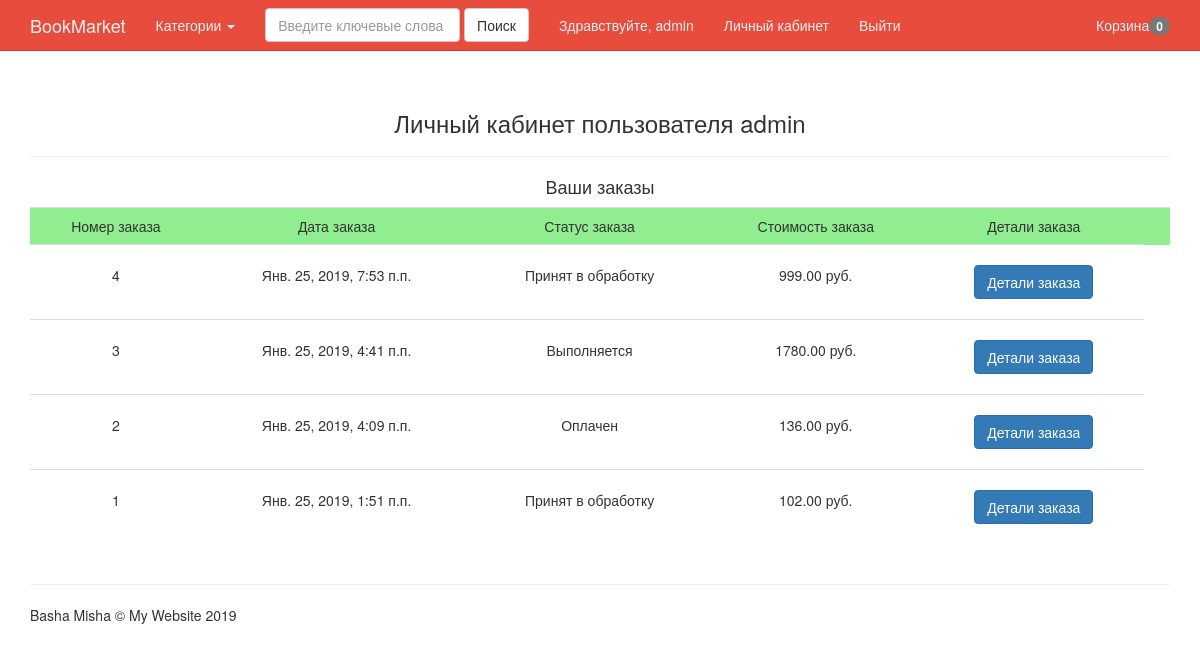
The app's page /account/ (signed in) with its own data.
### ecomapp/models.py (models this page shows, shortened)
class Order(models.Model):
	user = models.ForeignKey(settings.AUTH_USER_MODEL, verbose_name='Заказчик')
	items = models.ForeignKey(Cart, verbose_name='Товары')
	total = models.DecimalField(verbose_name='Общая сумма', max_digits=9, decimal_places=2, default=0.00)
	first_name = models.CharField(verbose_name='Имя', max_length=200)
	last_name = models.CharField(verbose_name='Фамилия', max_length=200)
	phone = models.CharField(verbose_name='Номер телефона', max_length=20)
	address = models.CharField(verbose_name='Адрес', max_length=255)
	buying_type = models.CharField(verbose_name='Тип заказа', max_length=40,  choices=(('Самовывоз', 'Самовывоз'), ('Доставка', 'Доставка')), default='Самовывоз')
	date = models.DateTimeField(verbose_name='Дата', auto_now_add=True)
	comments = models.TextField(verbose_name='Комментарии')
	status = models.CharField(verbose_name='Статус', max_length=100, choices=ORDER_STATUS_CHOICES, default=ORDER_STATUS_CHOICES[0][0])

### ecomapp/views.py (the view)
# urls.py: url(r'^account/$', account_view, name='account'),
def account_view(request):
	order = Order.objects.filter(user=request.user).order_by('-id')
	categories = Category.objects.all()
	for item in order:
		for new_item in item.items.items.all():
			print(new_item.item_total)
	context = {
		'order': order,
		'categories': categories
	}
	return render(request, 'account.html', context)

### ecomapp/models.py (called while the page is built)
	def get_absolute_url(self):
		return reverse('category_detail', kwargs={'category_slug': self.slug})

### ecomapp/templates/account.html (shortened to what this page needs)
{% extends 'base.html' %}
{% block content %}
<h3 class="text-center">Личный кабинет пользователя {{ request.user }}</h3>
<hr>
<h4 class='text-center'>Ваши заказы</h4>
<table class='table'>
<tr style='background:lightgreen;'>
	<td class='text-center'>Номер заказа</td>
	<td class='text-center'>Дата заказа</td>
	<td class='text-center'>Статус заказа</td>
	<td class='text-center'>Стоимость заказа</td>
	<td class='text-center'>Детали заказа</td>
	<td></td>
</tr>
{% for item in order %}
<tr>
	<td class='text-center' style='padding-top: 20px; padding-bottom: 20px;'>{{ item.id }}</td>
	<td class='text-center' style='padding-top: 20px; padding-bottom: 20px;'>{{ item.date }}</td>
	<td class='text-center' style='padding-top: 20px; padding-bottom: 20px;'>{{ item.status }}</td>
	<td class='text-center' style='padding-top: 20px; padding-bottom: 20px;'>{{ item.total }} руб.</td>
	<td class='text-center' style='padding-top: 20px; padding-bottom: 20px;'><button type="button" class="btn btn-primary btn-md" data-toggle="modal" data-target="#myModal-{{ item.id }}">
  Детали заказа
</button></td>
</tr>
{% endfor %}
</table>
{% endblock content %}

### ecomapp/templates/base.html (shortened to what this page needs)
{% load static %}
<!DOCTYPE html>
<html lang="en">
<head>
    <link rel='stylesheet' href='{% static "css/bootstrap.css" %}'>
    <link rel='stylesheet' href='{% static "css/ghg.css" %}'>
</head>
<body>
<br>
    <nav class="navbar navbar-default navbar-fixed-top" role="navigation">
        <div class="container">
            <div class="navbar-header">
                <a class="navbar-brand" href="{% url "base" %}">BookMarket</a>
            </div>
            <div class="collapse navbar-collapse" id="bs-example-navbar-collapse-1">
                <ul class="nav navbar-nav">
                	{% if not request.get_full_path == '/' %}
                    <li class="dropdown">
                        <a href="#" class="dropdown-toggle" data-toggle="dropdown" role="button" aria-haspopup="true" aria-expanded="false">Категории <span class="caret"></span></a>
                       </li>
                 {% endif %}
                                        <li>
                        <form class="navbar-form navbar-left" action='{% url "search_views" %}' method="GET">
        <div class="form-group">
          <input type="text" class="form-control" placeholder="Введите ключевые слова" name="q">
        </div>
        <button type="submit" class="btn btn-default">Поиск</button>
      </form>
                    </li>
                 {% if not request.user.is_authenticated  %}
                 <li>
                 	<p class="navbar-text">Здравствуйте, гость!</p>
                 </li>
                 <li>
                 	<a href='{% url "login" %}'>Войти</a>
                 </li>
                 <li>
                 	<a href='{% url "registration" %}'>Регистрация</a>
                 </li>
                 {% else %}
                 <li>
                 	<p class="navbar-text">Здравствуйте, {{ request.user }}</p>
                 </li>
                 <li>
                 	<a href='{% url "account" %}'>Личный кабинет</a>
                 </li>
                 <li>
                 	<a href='{% url "logout" %}'>Выйти</a>
                 </li>
                 {% endif %}
                 </ul>
                 <ul class="nav navbar-nav navbar-right">
                 	<li><a href='{% url "cart" %}'>Корзина<span class="badge" id="cart_count">{% if not request.session.total %} 0 {% else %} {{ request.session.total }} {% endif %}</span></a></li>
                 </ul>
            </div>
        </div>
    </nav>
    <div class="container">
        {% block content %}{% endblock content %}
    </div>
    <div class="container">
        <hr>
        <footer>
            <div class="row">
                <div class="col-lg-12">
                    <p>Basha Misha &copy; My Website 2019</p>
                </div>
            </div>
        </footer>
    </div>
</body>
</html>

### records on screen
Order: id "4", date "Янв. 25, 2019, 7:53 п.п.", status "Принят в обработку", total "999.00"
Order: id "3", date "Янв. 25, 2019, 4:41 п.п.", status "Выполняется", total "1780.00"
Order: id "2", date "Янв. 25, 2019, 4:09 п.п.", status "Оплачен", total "136.00"
Order: id "1", date "Янв. 25, 2019, 1:51 п.п.", status "Принят в обработку", total "102.00"

### other values on screen
{{ request.user }} "admin"
